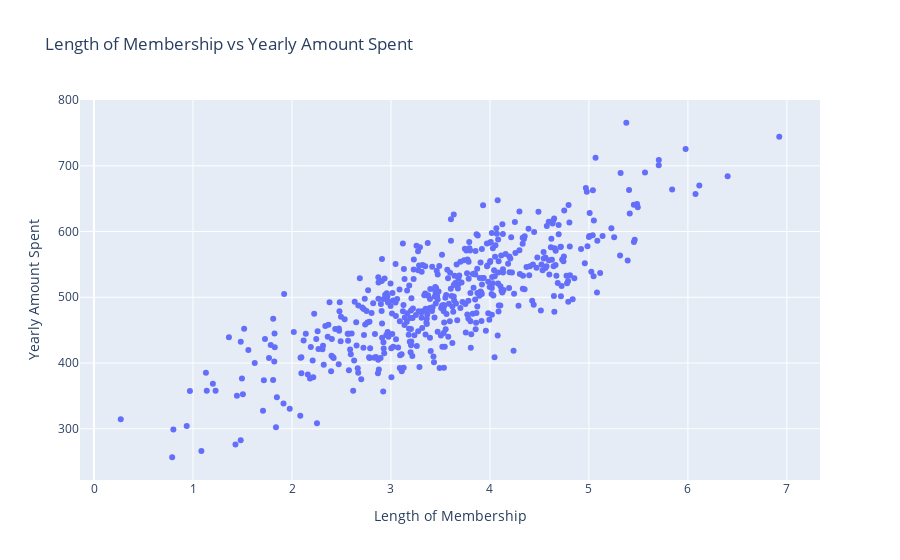

This figure's notebook cell:
### Code cell
plot2.show()

### Figure 1 — Plotly figure (JSON) as saved in the notebook; plotly's stock layout.template omitted (floating-point values rounded to 4 significant figures; data arrays with more than 128 entries replaced by an {"elided": "..."} marker saying what was removed)
{"data": [{"hovertemplate": "Length of Membership=%{x}<br>Yearly Amount Spent=%{y}<extra></extra>", "legendgroup": "", "marker": {"color": "#636efa", "symbol": "circle"}, "mode": "markers", "name": "", "orientation": "v", "showlegend": false, "type": "scatter", "x": {"elided": "500 float values"}, "xaxis": "x", "y": {"elided": "500 float values"}, "yaxis": "y"}], "layout": {"legend": {"tracegroupgap": 0}, "title": {"text": "Length of Membership vs Yearly Amount Spent"}, "xaxis": {"anchor": "y", "domain": [0, 1], "title": {"text": "Length of Membership"}}, "yaxis": {"anchor": "x", "domain": [0, 1], "title": {"text": "Yearly Amount Spent"}}}}
